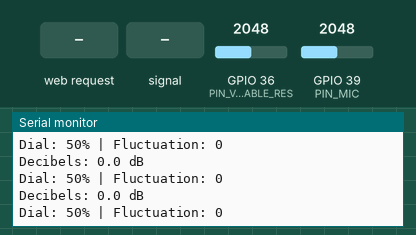
This program was run on a simulated ESP32. On the bench: the last lines printed to the serial monitor. Inputs (shaded band) come from the test bench; at power-on: GPIO 36 (PIN_VARIABLE_RES) = 2048, GPIO 39 (PIN_MIC) = 2048. WiFi joins after 1.5 s; servers stay silent unless stated; storage starts empty; not simulated (calls return 0 or success): secrets.h.

Above: at 7.7 s.
7.8 s: HTTP request GET /changeMode received
At 7.99 s:
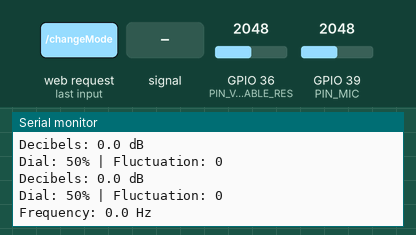
9.5 s: HTTP request GET / received
11.0 s: GPIO 39 (PIN_MIC) fed a 200 Hz sine of ±1023 counts around its level
At 11.03 s:
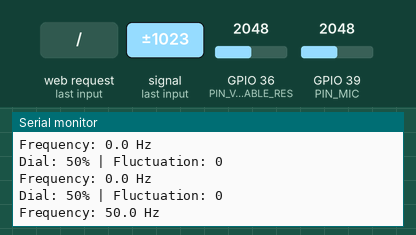
12.5 s: GPIO 36 (PIN_VARIABLE_RES) set to 1510
At 12.5 s:
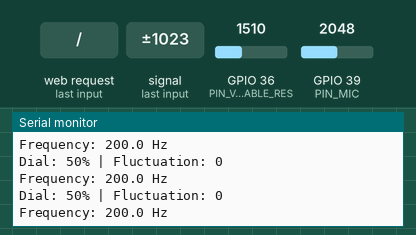
14.0 s: GPIO 39 (PIN_MIC) set to 1510
At 14.08 s:
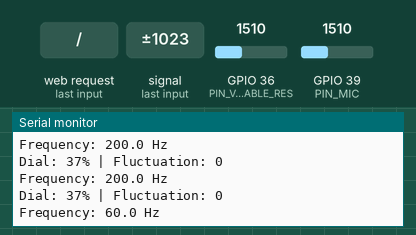
15.5 s: GPIO 39 (PIN_MIC) fed a 1000 Hz sine of ±1023 counts around its level
At 15.66 s:
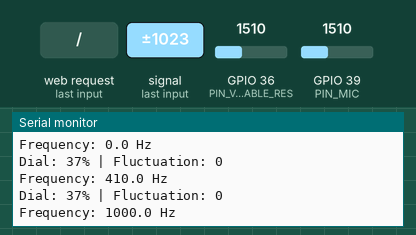
Timing chart, 0 to 18.0 s (numbered marks = the images above; inputs shaded):
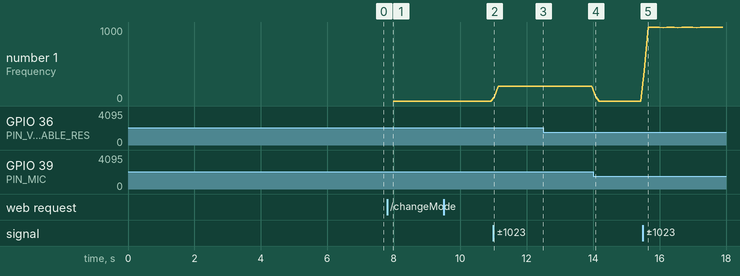

The program:

main.cpp
```cpp
// *********************************************************************
// COMP-10184 - Project One
// Authors:  Ebenezer Fanta, Dragana Acamovic
//

#include <Arduino.h>
#include <LittleFS.h>
#include <WiFi.h>
#include <AsyncTCP.h>
#include <ESPAsyncWebServer.h>
#include <math.h>

// WiFi credentials are in this file.  Change to suit your context!
#include "secrets.h"

// *********************************************************************
// constants
#define VERSION     "2.0"

#define PIN_VARIABLE_RES 36
#define PIN_MIC 39

// *********************************************************************
// data

// web server hosted internally to the IoT device.  Listen on TCP port 80,
// which is the default HTTP port.
AsyncWebServer    webServer(80);

//define update value for any data collection so that we can sync it roughly with the http server
int COLLECTION_TIME = 100;
int SAMPLES_PER_SECOND = 8000;

//global sensor data to be sent to html page
int variableResistorPercentage = 0;
float microphoneVal = 0;
float DB_OFFSET = 15; //tested from phone decibel tracker to get a more accurate representation of the real decibels
bool decibelMode = true;

//error checking
bool micOk = true;
bool resistorOk = true;
unsigned long lastWifiCheck = 0;
int lastResistorVal = -1;


// *********************************************************************
// setup()
//


void setup() {
  String sStatus;

  // setup serial debug port
  Serial.begin(115200);
  delay(5000);

  // init filesystem
  if(!LittleFS.begin(true, "/littlefs")){
    Serial.println("Error initializing LittleFS!");
    while(1) delay(1);
  }
  Serial.println("File System Initialized");

	File root = LittleFS.open("/");
  	File file = root.openNextFile();
  	while (file) {
    	Serial.printf("Found file: %s\n", file.name());
		file = root.openNextFile();
	}

  // attempt to connect to WiFi network
  Serial.printf("\nConnecting to %s ", ssid);
  WiFi.begin(ssid, password);
  while (WiFi.status() != WL_CONNECTED)
  {
    delay(500);
    Serial.print(".");
  }

  // set up webserver handlers...

  // static pages
  webServer.serveStatic("/index.html", LittleFS, "/index.html");
  webServer.serveStatic("/index.css", LittleFS, "/index.css");
  webServer.serveStatic("/index.js", LittleFS, "/index.js");
  webServer.serveStatic("/images/", LittleFS, "/images/");

  // raw text and HTTP Response=200 (OK) response.

  webServer.on("/data", HTTP_GET, [](AsyncWebServerRequest *request){
        String json = "{\"resistor\":" + String(variableResistorPercentage) +
                  ",\"microphone\":" + String(microphoneVal) +
                  ",\"decibelMode\":" + (decibelMode ? "true" : "false") +
                  ",\"micOk\":" + (micOk ? "true" : "false") +
                  ",\"resistorOk\":" + (resistorOk ? "true" : "false") +
                  "}";

    request->send(200, "application/json", json);
  });


  webServer.on("/changeMode", HTTP_GET, [](AsyncWebServerRequest *request){
	decibelMode = !decibelMode;
	request -> send(200, "text/plain", "The mode was changed.");
  });


  // unknown URL's (HTTP Response = 404)
  webServer.onNotFound([](AsyncWebServerRequest *request){
    Serial.println("URL not found: " + request->url());
    request->send(404, "text/plain", "The content you are looking for was not found.");
  });

  // redirect root request -> index.html
  webServer.on("/", HTTP_GET, [](AsyncWebServerRequest *request) {
    Serial.println("Redirecting to /index.html");
    request->redirect("/index.html");
  });

  // start web server
  webServer.begin();

  // print our IP address.
  Serial.println("\nWeb server started, open: " + WiFi.localIP().toString() +  " in a web browser\n");
}


//will only give a relative decibel rating
void getDecibels(){
	unsigned long start = millis();
	int minRaw = 4095; //min Raw set to max value so its guaranteed to change
	int maxRaw = 0; //max Raw set to min value so its guaranteed to change

	//collects data from microphone for specified collection time
	while (millis() - start < COLLECTION_TIME){
		int raw = analogRead(PIN_MIC);
		if (raw > maxRaw) maxRaw = raw;
		if (raw < minRaw) minRaw = raw;
	}

	int peakToPeak = maxRaw - minRaw;

	int midpoint = (minRaw + maxRaw) / 2;
	if(midpoint < 1000 || midpoint > 2100){
		micOk = false;
		return;
	}
	micOk = true;

	if(peakToPeak < 1) peakToPeak = 1;
	microphoneVal = 20 * log10(peakToPeak / 1.0) - DB_OFFSET;
	if(microphoneVal < 0) microphoneVal = 0;
	Serial.printf("Decibels: %.1f dB\n", microphoneVal);
}

void getHertz(){
	int samplesCollected = 0;
	int sampleSize = (COLLECTION_TIME * SAMPLES_PER_SECOND) / 1000;
	unsigned long interval = 1000000 / SAMPLES_PER_SECOND;

	bool prev = false;
	int crossings = 0;
	long sum = 0;
	unsigned long currentTime = micros();
	while(samplesCollected < sampleSize){
		if(micros() - currentTime >= interval){
			int raw = analogRead(PIN_MIC);
			sum += raw;
			bool curr = ( raw > 1550 );
			if(samplesCollected > 0 && !prev && curr) crossings++;
			prev = curr;
			currentTime += interval;
			samplesCollected++;
		}
	}


	int average = sum / sampleSize;
	if (average < 1000 || average > 2100) {
		micOk = false;
		return;
	}
	micOk = true;

	microphoneVal = crossings / (COLLECTION_TIME / 1000.0);
	Serial.printf("Frequency: %.1f Hz\n", microphoneVal);

}


//read the resistor val and return the percentage
void readResistor() {
    int minVal = 4095;
    int maxVal = 0;
    long total = 0;

    // Take 20 readings
    for (int i = 0; i < 20; i++) {
        int raw = analogRead(PIN_VARIABLE_RES);

        if (raw < minVal) minVal = raw;
        if (raw > maxVal) maxVal = raw;

        total += raw;
        delayMicroseconds(500);
    }

    int difference = maxVal - minVal;

    // Detect unstable readings
    resistorOk = difference < 150;

    if (!resistorOk) {
        Serial.println("Dial may be disconnected!");
        return;
    }

    int average = total / 20;

    float percent = (average / 4095.0) * 100.0;

    variableResistorPercentage = round(percent);

    Serial.printf("Dial: %d%% | Fluctuation: %d\n",
                  variableResistorPercentage, difference);
}
// *********************************************************************
// loop ()
//
void loop() {

	//check if we are connected to wifi and try to reconnect if not
	if (WiFi.status() != WL_CONNECTED && millis() - lastWifiCheck > 5000){
		lastWifiCheck = millis();
		Serial.println("WiFi lost - attempting to reconnect...");
		WiFi.reconnect();
	}

	readResistor();

	decibelMode ? getDecibels() : getHertz();

//   Serial.print("ESP32 IP Address: ");
    // Serial.println(WiFi.localIP());
  // delay(1000) => is bad
}
```

Measured:
- after the input at 7.8 s, the serial monitor: prints a new line after 0.18 s (image 1)
- after the input at 11.0 s, the serial monitor: prints a new line at once (image 2)
- after the input at 14.0 s, the serial monitor: prints a new line after 0.07 s (image 4)
- after the input at 15.5 s, the serial monitor: prints a new line at once (image 5)
- plotted number 1: 0 → 200 after the input at 11.0 s, 0 → 1000 after the input at 15.5 s
